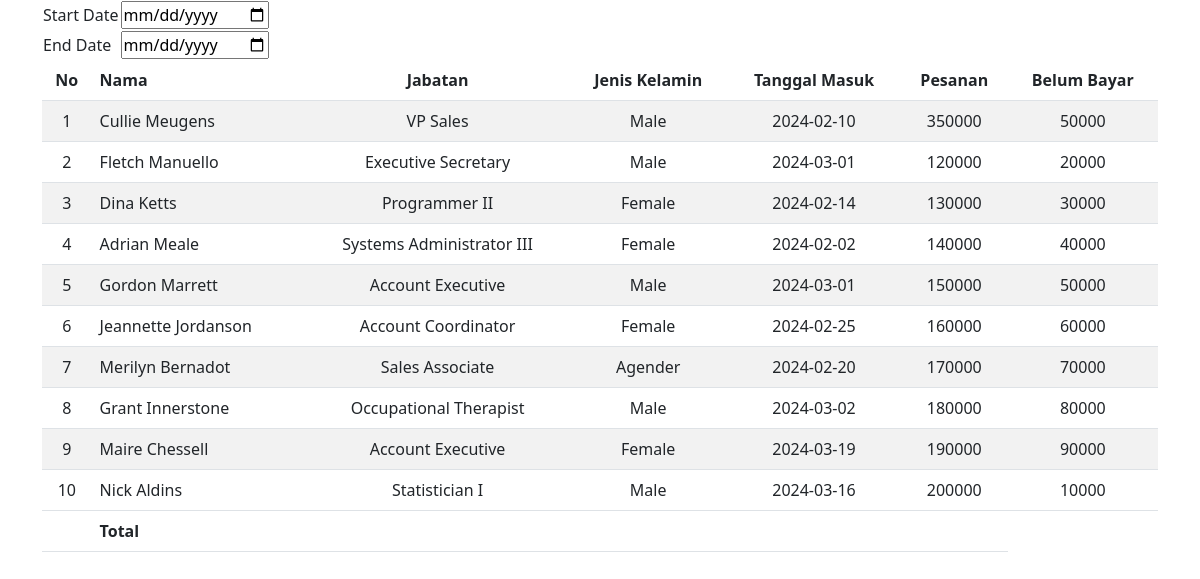
The page / on the database its author committed.
### tables this page shows
CREATE TABLE `pegawai` (
  `id` int(11) NOT NULL,
  `nama` varchar(50) DEFAULT NULL,
  `jabatan` varchar(50) DEFAULT NULL,
  `gender` varchar(50) DEFAULT NULL,
  `tanggal` date DEFAULT NULL,
  `order` varchar(50) NOT NULL,
  `paid` varchar(50) NOT NULL
);

### application/controllers/Welcome.php (called while the page is built, shortened)
<?php
class Welcome extends CI_Controller {
	public function index()
	{
		$this->load->model('Welcome_model');
		$this->load->helper('rupiah');
		$this->data['listdata'] = $this->Welcome_model->getAllData();
		$this->load->view('welcome_message', $this->data);
	}
}

### index.php (called while the page is built, shortened)
<?php
require_once BASEPATH.'core/CodeIgniter.php';

### application/models/Welcome_model.php (called while the page is built, shortened)
<?php if (!defined('BASEPATH')) exit('No direct script access allowed');
class Welcome_model extends CI_Model
{
	public function getAllData()
	{
		$this->db->from("pegawai");
		return $this->db->get();
	}
}

### application/views/welcome_message.php (the view, shortened to what this page needs)
<!DOCTYPE html>
<html lang="en">
<head>
    <link rel="stylesheet" href="https://cdnjs.cloudflare.com/ajax/libs/twitter-bootstrap/5.3.0/css/bootstrap.min.css">
    <link rel="stylesheet" href="https://cdn.datatables.net/2.0.3/css/dataTables.bootstrap5.css">
    <link rel="stylesheet" href="https://cdn.datatables.net/datetime/1.5.2/css/dataTables.dateTime.min.css">
</head>
<body>
    <div class="container">
        <table>
            <tbody>
                <tr>
                    <td>Start Date</td>
                    <td><input type="date" id="min"></td>
                </tr>
                <tr>
                    <td>End Date</td>
                    <td><input type="date" id="max"></td>
                </tr>
            </tbody>
        </table>
        <table id="example" class="table table-striped" style="width:100%">
            <thead>
                <tr>
                    <th class="text-center">No</th>
                    <th>Nama</th>
                    <th class="text-center">Jabatan</th>
                    <th class="text-center">Jenis Kelamin</th>
                    <th class="text-center">Tanggal Masuk</th>
                    <th class="text-center">Pesanan</th>
                    <th class="text-center">Belum Bayar</th>
                </tr>
            </thead>
            <tbody>
                <?php
                $no = 1;
                foreach ($listdata->result() as $data) {
                ?>
                <tr>
                    <td class="text-center"><?= $no; ?></td>
                    <td><?= $data->nama; ?></td>
                    <td class="text-center"><?= $data->jabatan; ?></td>
                    <td class="text-center"><?= $data->gender; ?></td>
                    <td class="text-center"><?= $data->tanggal; ?></td>
                    <td class="text-center"><?= $data->order; ?></td>
                    <td class="text-center"><?= $data->paid; ?></td>
                </tr>
                <?php
                    $no++;
                }
                ?>
            </tbody>
            <tfoot>
                <tr>
                    <th></th>
                    <th colspan="4">Total</th>
                    <th class="text-center" id="total_pesanan"></th>
                </tr>
            </tfoot>
        </table>
    </div>
</body>
</html>

### rows shown on the page
pegawai: nama "Cullie Meugens", jabatan "VP Sales", gender "Male", tanggal "2024-02-10", order "350000", paid "50000"
pegawai: nama "Fletch Manuello", jabatan "Executive Secretary", gender "Male", tanggal "2024-03-01", order "120000", paid "20000"
pegawai: nama "Dina Ketts", jabatan "Programmer II", gender "Female", tanggal "2024-02-14", order "130000", paid "30000"
pegawai: nama "Adrian Meale", jabatan "Systems Administrator III", gender "Female", tanggal "2024-02-02", order "140000", paid "40000"
pegawai: nama "Gordon Marrett", jabatan "Account Executive", gender "Male", tanggal "2024-03-01", order "150000", paid "50000"
pegawai: nama "Jeannette Jordanson", jabatan "Account Coordinator", gender "Female", tanggal "2024-02-25", order "160000", paid "60000"
pegawai: nama "Merilyn Bernadot", jabatan "Sales Associate", gender "Agender", tanggal "2024-02-20", order "170000", paid "70000"
pegawai: nama "Grant Innerstone", jabatan "Occupational Therapist", gender "Male", tanggal "2024-03-02", order "180000", paid "80000"
pegawai: nama "Maire Chessell", jabatan "Account Executive", gender "Female", tanggal "2024-03-19", order "190000", paid "90000"
pegawai: nama "Nick Aldins", jabatan "Statistician I", gender "Male", tanggal "2024-03-16", order "200000", paid "10000"
